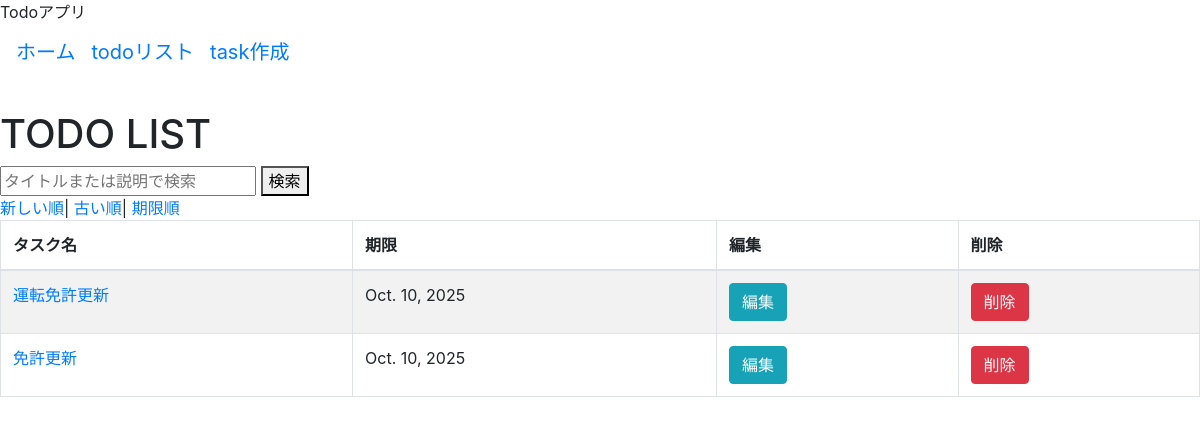
The page /todo/task_list/ on the database as committed earlier.
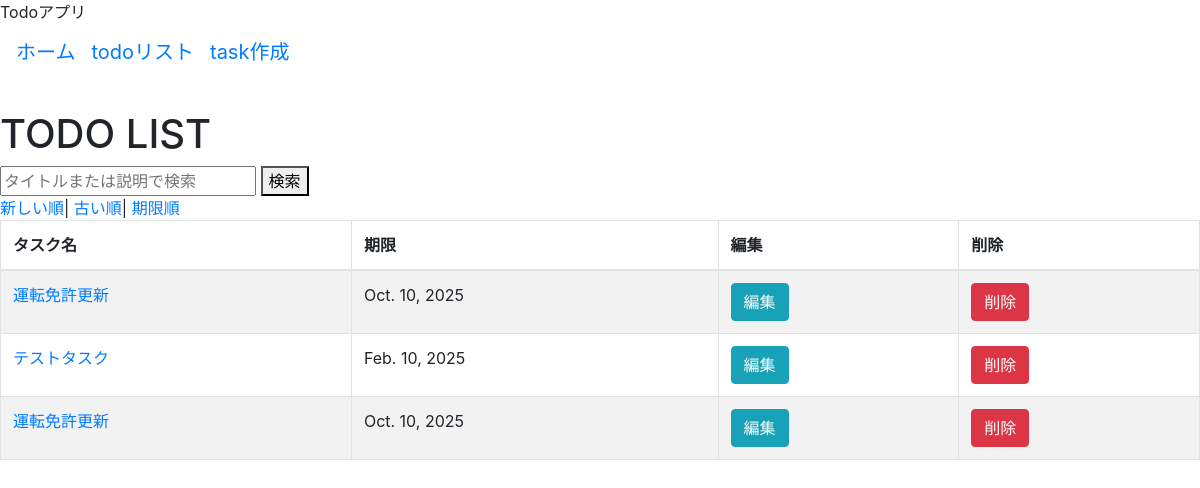
The same page on the database as committed later.
### todo/models.py (models this page shows, shortened)
class Task(models.Model):
    title = models.CharField(max_length=50)
    description = models.TextField(blank=True)  # 空白可にする場合は`blank=True`
    expiry = models.DateField()
    created_at = models.DateTimeField(auto_now_add=True)  # auto_now_add=Trueで登録日がnowでDB保存
    class Meta:
        db_table='task'

### todo/views.py (the view)
# urls.py: path('task_list/',TaskListView.as_view(),name='task_list'),
class TaskListView(ListView): #task一覧を表示するページ
    model = Task
    template_name = 'todo/task_list.html'
    context_object_name = 'tasks'
    def get_queryset(self):
        query = super().get_queryset()
        keyword = self.request.GET.get('keyword', None)
        task_expiry = self.request.GET.get('task_expiry', None)
        if keyword:
            query = query.filter(Q(title__icontains=keyword) | Q(description__icontains=keyword))
        if task_expiry:
            query = query.filter(expiry=task_expiry)
        sort_options = {
            'created_at':'created_at', #登録した順番(古い順)のsort
            '-created_at':'-created_at', #登録した順番(新しい順)のsort
            'due_date':'expiry' ,  #task期限が早い順のsort
        }
        sort_by = self.request.GET.get('sort','-created_at')
        query = query.order_by(sort_options.get(sort_by, 'created_at'))
        return query

### templates/todo/task_list.html (shortened to what this page needs)
    {% extends 'base.html' %}
    {% block content %}
    <h1>TODO LIST</h1>
    <form method="get" action="{% url 'todo:task_list' %}">
        <input type="text" name="keyword" placeholder="タイトルまたは説明で検索" value="{{ request.GET.keyword }}">
        <button type="submit">検索</button><br>
    </form>
    <div>
    <a href="?sort=-created_at">新しい順</a>|
    <a href="?sort=created_at">古い順</a>|
    <a href="?sort=due_date">期限順</a>
    </div>
<div>
    <table class="table table-striped table-bordered">
    <thead>
        <tr>
        <th>タスク名</th>
        <th>期限</th>
        <th>編集</th>
        <th>削除</th>
        </tr>
    </thead>
    <tbody>
    {% for task in tasks %}
        <tr>
        <td><a href="{% url 'todo:task_detail' pk=task.id %}">{{ task.title }}</a></td>
        <td>{{ task.expiry }}</td>
        <td><a href="{% url 'todo:task_update' pk=task.id %}" class="btn btn-info">編集</a></td>
        <td><a href="{% url 'todo:task_delete' pk=task.id %}" class="btn btn-danger">削除</a></td>
        </tr>
    {% endfor %}
    </tbody>
    </table>
</div>
    {% endblock %}

### templates/base.html (shortened to what this page needs)
<!DOCTYPE html>
<html lang="ja">
   <head>
      <link rel="stylesheet" href="https://stackpath.bootstrapcdn.com/bootstrap/4.3.1/css/bootstrap.min.css">
   </head>
   <body>
        Todoアプリ
        <nav class="navbar navbar-expand-lg">
            <a class="navbar-brand" href="{% url 'todo:home' %}">ホーム</a>
            <a class="navbar-brand" href="{% url 'todo:task_list' %}">todoリスト</a>
            <a class="navbar-brand" href="{% url 'todo:regist_task' %}">task作成</a>
        </nav>
        <div style="margin-top: 20px;">
            {% block content %}{% endblock %}
        </div>
   </body>
</html>

### templates/base.html (style rules this page uses)
.navbar-brand { margin-bottom: 10px; }

Rows that differ between the two databases and show on the page:
removed Task: title "免許更新", expiry "Oct. 10, 2025"
added Task: title "テストタスク", expiry "Feb. 10, 2025"
added Task: title "運転免許更新", expiry "Oct. 10, 2025"
